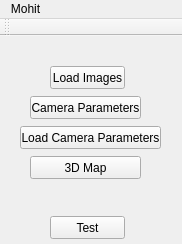
<?xml version="1.0" encoding="UTF-8"?>
<ui version="4.0">
 <class>MainWindow</class>
 <widget class="QMainWindow" name="MainWindow">
  <property name="geometry">
   <rect>
    <x>0</x>
    <y>0</y>
    <width>182</width>
    <height>244</height>
   </rect>
  </property>
  <property name="windowTitle">
   <string>MainWindow</string>
  </property>
  <widget class="QWidget" name="centralWidget">
   <widget class="QPushButton" name="LoadImages">
    <property name="geometry">
     <rect>
      <x>50</x>
      <y>30</y>
      <width>75</width>
      <height>23</height>
     </rect>
    </property>
    <property name="text">
     <string>Load Images</string>
    </property>
   </widget>
   <widget class="QPushButton" name="_3D_Map">
    <property name="geometry">
     <rect>
      <x>30</x>
      <y>120</y>
      <width>111</width>
      <height>23</height>
     </rect>
    </property>
    <property name="text">
     <string>3D Map</string>
    </property>
   </widget>
   <widget class="QPushButton" name="Camera_Parametrs">
    <property name="geometry">
     <rect>
      <x>30</x>
      <y>60</y>
      <width>111</width>
      <height>23</height>
     </rect>
    </property>
    <property name="text">
     <string>Camera Parameters</string>
    </property>
   </widget>
   <widget class="QPushButton" name="Test">
    <property name="geometry">
     <rect>
      <x>50</x>
      <y>180</y>
      <width>75</width>
      <height>23</height>
     </rect>
    </property>
    <property name="text">
     <string>Test</string>
    </property>
   </widget>
   <widget class="QPushButton" name="cameraParameters">
    <property name="geometry">
     <rect>
      <x>20</x>
      <y>90</y>
      <width>141</width>
      <height>23</height>
     </rect>
    </property>
    <property name="text">
     <string>Load Camera Parameters</string>
    </property>
   </widget>
   <zorder>_3D_Map</zorder>
   <zorder>Camera_Parametrs</zorder>
   <zorder>LoadImages</zorder>
   <zorder>Test</zorder>
   <zorder>cameraParameters</zorder>
  </widget>
  <widget class="QMenuBar" name="menuBar">
   <property name="geometry">
    <rect>
     <x>0</x>
     <y>0</y>
     <width>182</width>
     <height>21</height>
    </rect>
   </property>
   <widget class="QMenu" name="menuMohit">
    <property name="title">
     <string>Mohit</string>
    </property>
    <addaction name="separator"/>
    <addaction name="actionOpen_Camera"/>
    <addaction name="separator"/>
    <addaction name="actionSave_Image"/>
   </widget>
   <addaction name="menuMohit"/>
  </widget>
  <widget class="QToolBar" name="mainToolBar">
   <attribute name="toolBarArea">
    <enum>TopToolBarArea</enum>
   </attribute>
   <attribute name="toolBarBreak">
    <bool>false</bool>
   </attribute>
  </widget>
  <action name="actionOpen_Camera">
   <property name="text">
    <string>Open Camera</string>
   </property>
  </action>
  <action name="actionSave_Image">
   <property name="text">
    <string>Save Image</string>
   </property>
  </action>
 </widget>
 <layoutdefault spacing="6" margin="11"/>
 <resources/>
 <connections/>
</ui>
